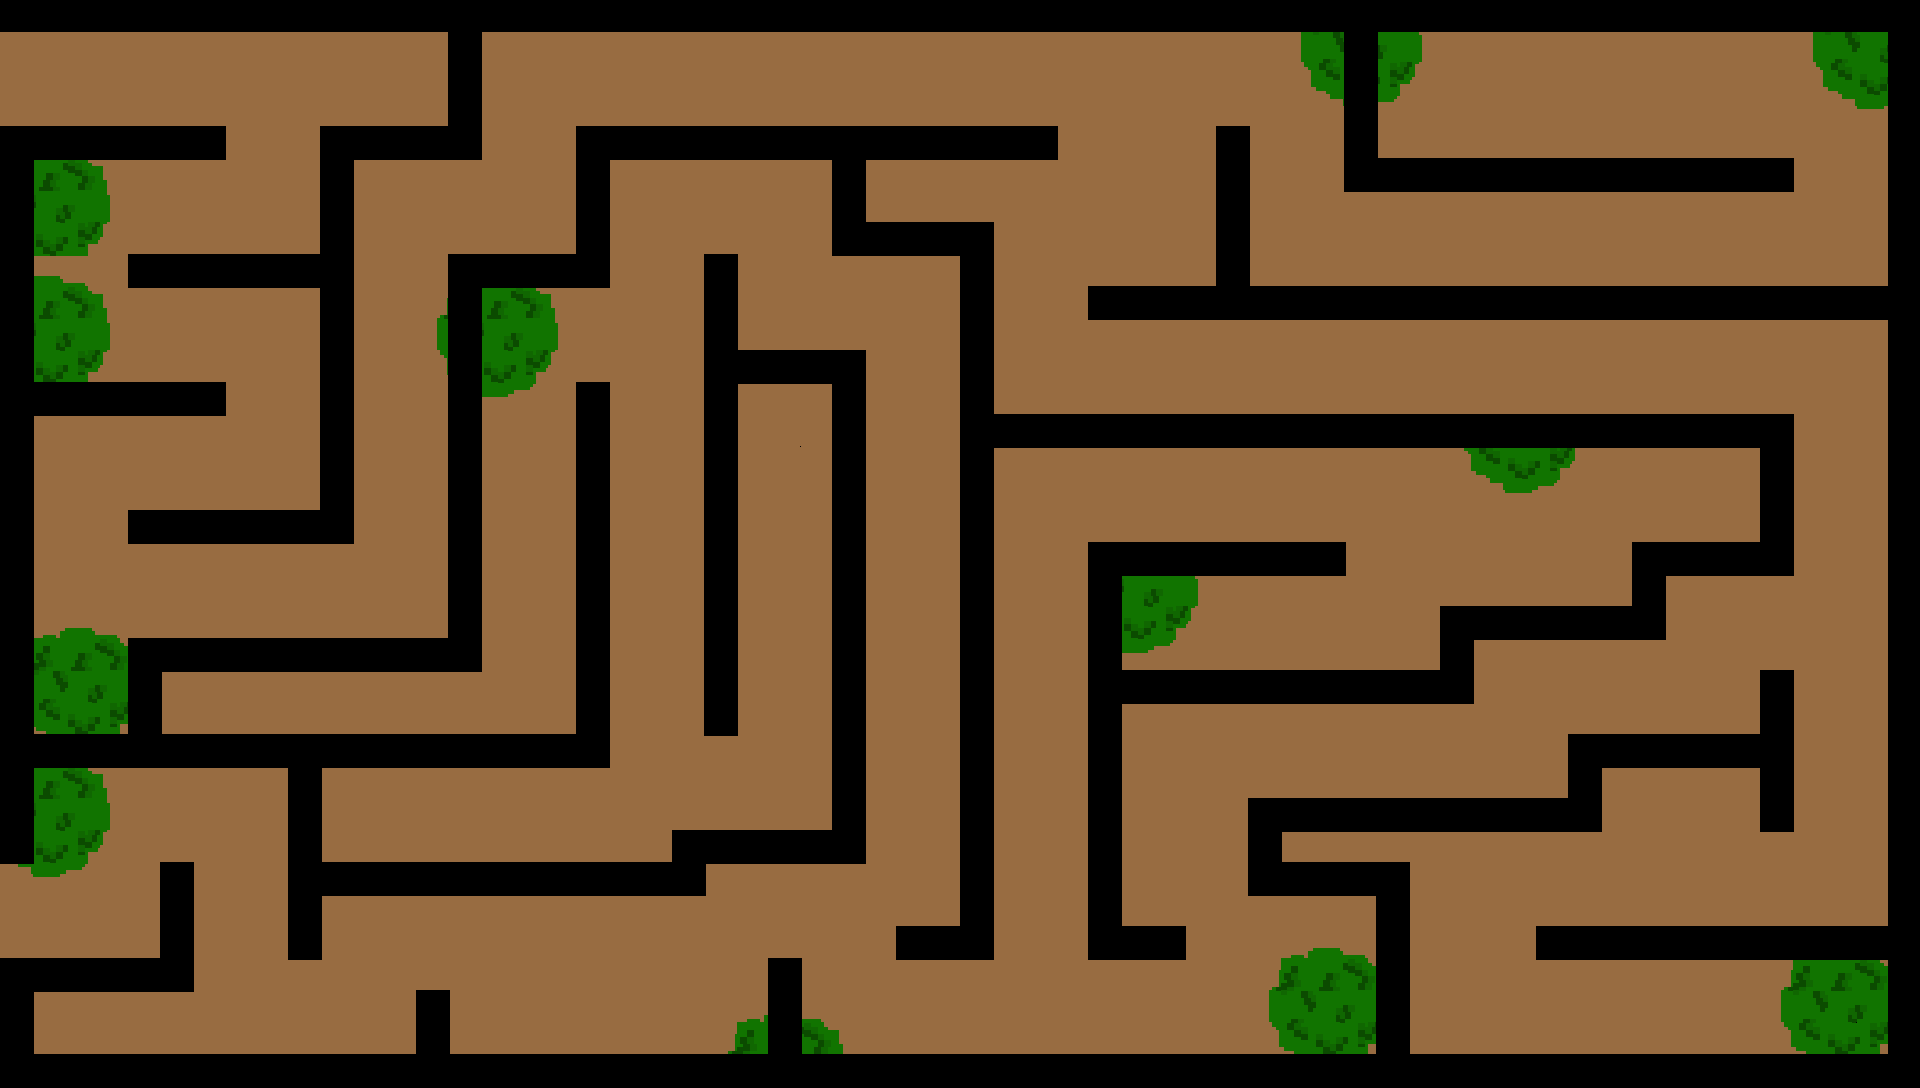

Rendered tile map (Tiled .tmx) drawn with the repository's tilesets; below, a short description and the map source with its tile grids summarised:
An orthogonal 60x34 tile map with 32x32 px tiles, 4 tile layers (piso, trees, laberinto, objetos) and 2 objects.

<map version="1.4" tiledversion="1.4.3" orientation="orthogonal" renderorder="right-down" width="60" height="34" tilewidth="32" tileheight="32" infinite="0" nextlayerid="8" nextobjectid="5">
 <tileset firstgid="1" source="TILESET1-1.tsx" />
 <layer id="1" name="piso" width="60" height="34">
  <data>[2040 cells, 2040 non-empty, 1 distinct tile ids]</data>
 </layer>
 <layer id="3" name="trees" width="60" height="34">
  <data>[2040 cells, 219 non-empty, 21 distinct tile ids]</data>
 </layer>
 <layer id="2" name="laberinto" width="60" height="34">
  <data>[2040 cells, 567 non-empty, 1 distinct tile ids]</data>
 </layer>
 <layer id="4" name="objetos" width="60" height="34">
  <data>[2040 cells, 2 non-empty, 1 distinct tile ids]</data>
 </layer>
 <objectgroup id="7" name="Colisiones">
  <object id="3" x="0" y="0">
   <polygon points="0,0 1920,0 1920,1088 0,1088 0,960 160,960 160,864 192,864 192,992 32,992 32,1056 416,1056 416,992 448,992 448,1056 768,1056 768,960 800,960 800,1056 1376,1056 1376,896 1248,896 1248,800 1568,800 1568,736 1760,736 1760,672 1792,672 1792,832 1760,832 1760,768 1600,768 1600,832 1280,832 1280,864 1408,864 1408,1056 1888,1056 1888,960 1536,960 1536,928 1888,928 1888,320 1088,320 1088,288 1216,288 1216,128 1248,128 1248,288 1888,288 1888,32 1376,32 1376,160 1792,160 1792,192 1344,192 1344,32 480,32 480,160 352,160 352,544 128,544 128,512 320,512 320,288 128,288 128,256 320,256 320,128 448,128 448,32 0,32" />
  </object>
  <object id="4" x="0" y="128">
   <polygon points="0,0 224,0 224,32 32,32 32,256 224,256 224,288 32,288 32,608 128,608 128,512 448,512 448,128 576,128 576,0 1056,0 1056,32 864,32 864,96 992,96 992,288 1792,288 1792,448 1664,448 1664,512 1472,512 1472,576 1120,576 1120,800 1184,800 1184,832 1088,832 1088,416 1344,416 1344,448 1120,448 1120,544 1440,544 1440,480 1632,480 1632,416 1760,416 1760,320 992,320 992,832 896,832 896,800 960,800 960,128 832,128 832,32 608,32 608,160 480,160 480,544 160,544 160,608 576,608 576,256 608,256 608,640 320,640 320,736 672,736 672,704 832,704 832,256 736,256 736,608 704,608 704,128 736,128 736,224 864,224 864,736 704,736 704,768 320,768 320,832 288,832 288,640 32,640 32,736 0,736" />
  </object>
 </objectgroup>
</map>